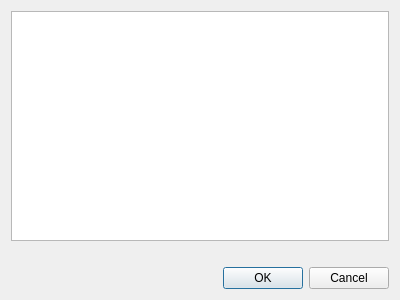
<?xml version="1.0" encoding="UTF-8"?>
<ui version="4.0">
 <class>MacroStringEditDialog</class>
 <widget class="QDialog" name="MacroStringEditDialog">
  <property name="windowModality">
   <enum>Qt::WindowModal</enum>
  </property>
  <property name="geometry">
   <rect>
    <x>0</x>
    <y>0</y>
    <width>400</width>
    <height>300</height>
   </rect>
  </property>
  <property name="windowTitle">
   <string>Edit Macro As String</string>
  </property>
  <property name="modal">
   <bool>true</bool>
  </property>
  <layout class="QVBoxLayout" name="verticalLayout">
   <item>
    <widget class="QPlainTextEdit" name="plainTextEdit"/>
   </item>
   <item>
    <spacer name="verticalSpacer">
     <property name="orientation">
      <enum>Qt::Vertical</enum>
     </property>
     <property name="sizeType">
      <enum>QSizePolicy::Preferred</enum>
     </property>
     <property name="sizeHint" stdset="0">
      <size>
       <width>20</width>
       <height>20</height>
      </size>
     </property>
    </spacer>
   </item>
   <item>
    <widget class="QDialogButtonBox" name="buttonBox">
     <property name="orientation">
      <enum>Qt::Horizontal</enum>
     </property>
     <property name="standardButtons">
      <set>QDialogButtonBox::Cancel|QDialogButtonBox::Ok</set>
     </property>
    </widget>
   </item>
  </layout>
 </widget>
 <resources/>
 <connections>
  <connection>
   <sender>buttonBox</sender>
   <signal>rejected()</signal>
   <receiver>MacroStringEditDialog</receiver>
   <slot>reject()</slot>
   <hints>
    <hint type="sourcelabel">
     <x>316</x>
     <y>260</y>
    </hint>
    <hint type="destinationlabel">
     <x>286</x>
     <y>274</y>
    </hint>
   </hints>
  </connection>
 </connections>
</ui>
